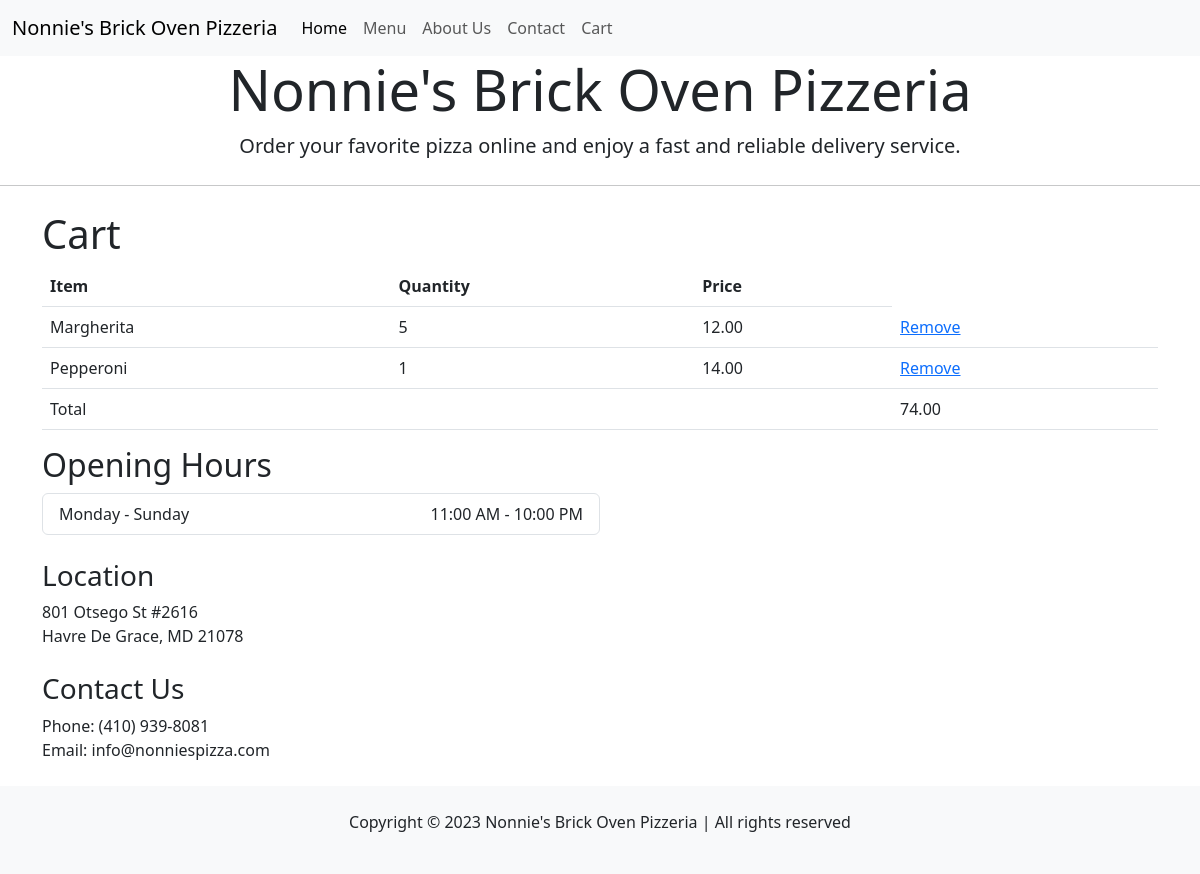
The app's page /menu/cart (signed in), older data.
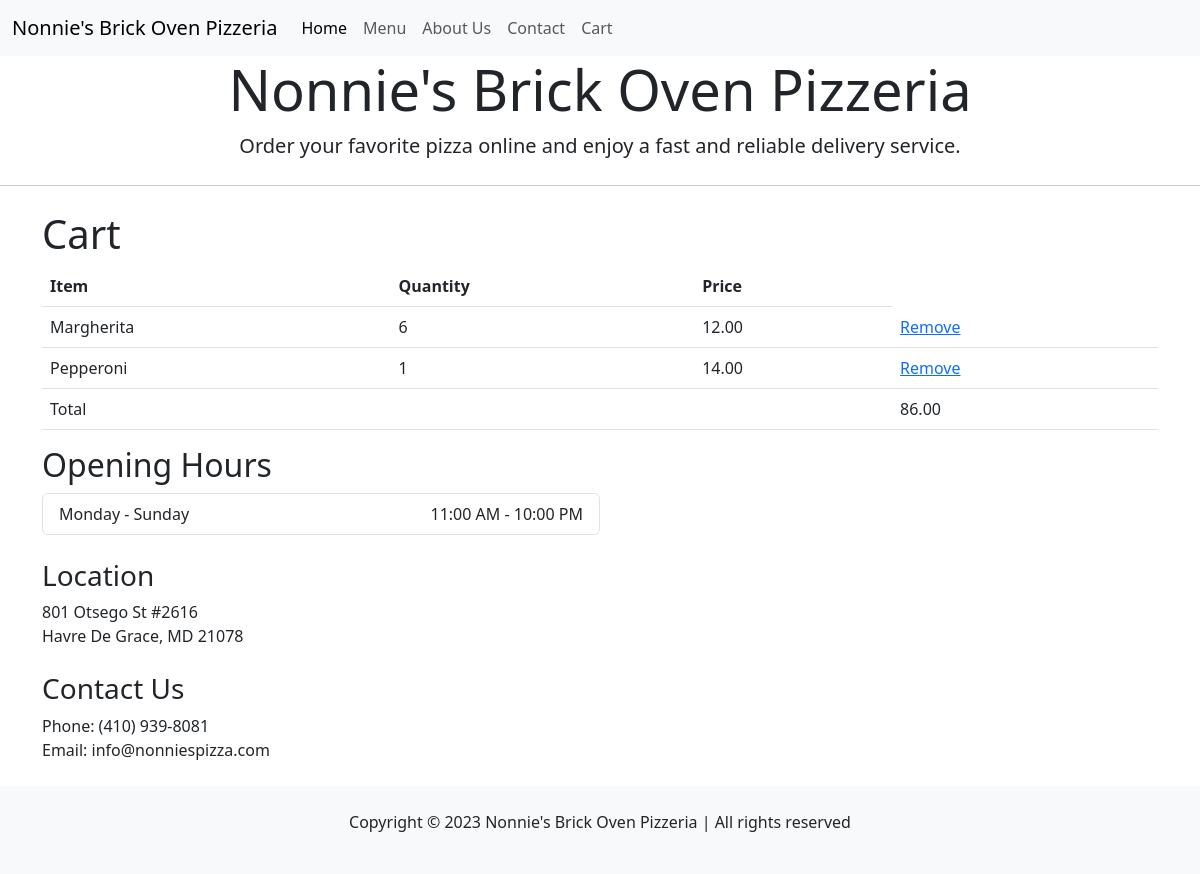
The same page, newer data.
### menu/models.py (models this page shows, shortened)
class CartItem(models.Model):
    cart = models.ForeignKey(Cart, on_delete=models.CASCADE)
    item = models.ForeignKey(Item, on_delete=models.CASCADE)
    quantity = models.IntegerField(default=1)

class Item(models.Model):
    name = models.CharField(max_length=100)
    description = models.TextField(blank=True)
    price = models.DecimalField(max_digits=6, decimal_places=2)
    category = models.ForeignKey(Category, on_delete=models.CASCADE, related_name='items')
    image = models.TextField(blank=True)

### menu/views.py (the view)
# urls.py: path("menu/cart", views.cart, name = "cart"),
@login_required
def cart(request):
    user_cart, created = Cart.objects.get_or_create(user=request.user)
    cart_items = CartItem.objects.filter(cart=user_cart)
    total_price = 0
    for item in cart_items:
        total_price += item.item.price * item.quantity
    context = {
        'cart_items': cart_items,
        'total_price': total_price,
    }
    return render(request, 'cart.html', context)

### menu/templates/cart.html (shortened to what this page needs)
<!doctype html>
<html lang="en">
<head>
  <link href="https://cdn.jsdelivr.net/npm/bootstrap@5.3.0-alpha3/dist/css/bootstrap.min.css" rel="stylesheet">
</head>
<body>
    <nav class="navbar navbar-expand-lg navbar-light bg-light">
        <div class="container-fluid">
          <a class="navbar-brand" href="#">Nonnie's Brick Oven Pizzeria</a>
          <div class="collapse navbar-collapse" id="navbarNav">
            <ul class="navbar-nav">
              <li class="nav-item">
                <a class="nav-link active" aria-current="page" href="/">Home</a>
              </li>
              <li class="nav-item">
                <a class="nav-link" href="/menu">Menu</a>
              </li>
              <li class="nav-item">
                <a class="nav-link" href="#">About Us</a>
              </li>
              <li class="nav-item">
                <a class="nav-link" href="menu/register">Contact</a>
              </li>
              <li class="nav-item">
                <a class="nav-link" href="menu/cart">Cart</a>
              </li>
            </ul>
          </div>
        </div>
      </nav>
      <div class="jumbotron bg-white">
        <h1 class="display-4 text-center">Nonnie's Brick Oven Pizzeria</h1>
        <p class="lead text-center">Order your favorite pizza online and enjoy a fast and reliable delivery service.</p>
        <hr class="my-4">
        </div>
    <div class="container mt-4">
        <h1>Cart</h1>
        {% if cart_items %}
          <table class="table table-hover">
            <thead>
              <tr>
                <th>Item</th>
                <th>Quantity</th>
                <th>Price</th>
              </tr>
            </thead>
            <tbody>
              {% for item in cart_items %}
                <tr>
                  <td>{{ item.item.name }}</td>
                  <td>{{ item.quantity }}</td>
                  <td>{{ item.item.price }}</td>
                  <td><a href="{% url 'remove_from_cart' item.pk %}">Remove</a></td>
                </tr>
              {% endfor %}
            </tbody>
            <tfoot>
              <tr>
                <td colspan="3">Total</td>
                <td>{{ total_price }}</td>
              </tr>
            </tfoot>
          </table>
        {% else %}
          <p>Your cart is empty.</p>
        {% endif %}
      <div class="col-md-6 mb-4">
        <h2>Opening Hours
        </h2>
        <ul class="list-group">
        <li class="list-group-item d-flex justify-content-between align-items-center">
            Monday - Sunday
            <span>11:00 AM - 10:00 PM</span>
        </li>
        </ul>
        <div class="mt-4">
        <h3>Location</h3>
        <p>801 Otsego St #2616<br> Havre De Grace, MD 21078</p>
        </div>
        <div class="mt-4">
        <h3>Contact Us</h3>
        <p>Phone: (410) 939-8081<br> Email: info@nonniespizza.com</p>
        </div>
        </div>
        </div>
        <footer class="bg-light py-4">
        <div class="container text-center">
        <p>Copyright © 2023
        Nonnie's Brick Oven Pizzeria | All rights reserved</p>
        </div>
        </footer>
        </body>
        </html>

Row changes from the older to the newer data that the page shows:
changed CartItem "Margherita": quantity "5" → "6"
Text that changed along with them:
{{ total_price }}: "74.00" → "86.00"
